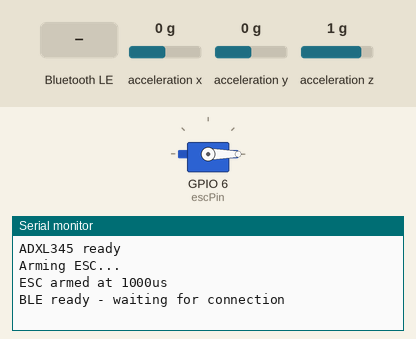
This program was run on a simulated ESP32-C3. On the bench: servo, the last lines printed to the serial monitor. Wiring (inferred from the names in the program): ADXL345 accelerometer at I2C address 0x53. The test bench sets the inputs (shaded band); at power-on: acceleration x 0 g, acceleration y 0 g, acceleration z 1 g. Nothing arrives over Bluetooth unless stated; a phone connects over Bluetooth LE 3 s after start.

Above: at 4.2 s.
4.3 s: Bluetooth LE write "0" received
At 5.6 s:
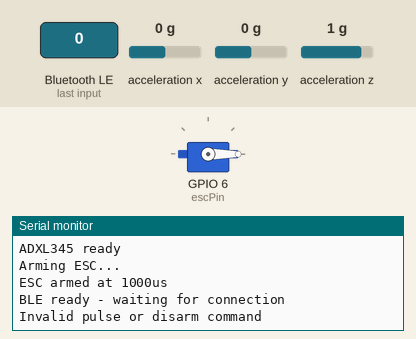
7.3 s: Bluetooth LE write "1000" received
At 9.6 s:
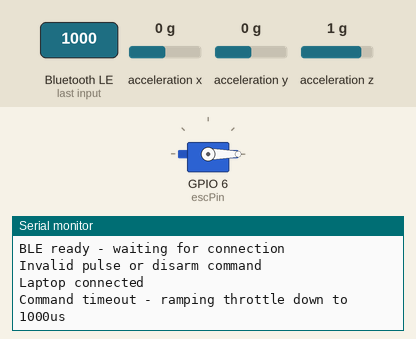

The program:

main.cpp
```cpp
#include <BLEDevice.h>
#include <BLEServer.h>
#include <BLEUtils.h>
#include <ESP32Servo.h>
#include <Wire.h>

#define DEVICE_NAME  "ESP32-ESC-BLE"
#define SERVICE_UUID "4fafc201-1fb5-459e-8fcc-c5c9c331914b"
#define CHAR_UUID    "beb5483e-36e1-4688-b7f5-ea07361b26a8"
#define ADXL_CHAR_UUID "b4a3db2d-8f6c-4c9d-a31e-6aeead4dbf21"

Servo esc;

const int escPin = 6;
const int rgbLedPin = RGB_BUILTIN;
const unsigned long HEARTBEAT_LED_MS = 20;
const unsigned long WRITE_TIMEOUT_MS = 1500;
const unsigned long ADXL_SAMPLE_MS = 200;
const int RAMP_DOWN_STEP_US = 5;
const int adxlAddress = 0x53;
const int adxlSdaPin = 5;
const int adxlSclPin = 4;

volatile int desiredPulse = 1000;
volatile int currentPulse = 1000;
volatile unsigned long lastWriteMillis = 0;
volatile unsigned long heartbeatLedUntilMillis = 0;
volatile bool motorArmed = false;
volatile bool rampingDown = false;
volatile bool bleConnected = false;
volatile unsigned long lastAdxlSampleMillis = 0;
volatile bool adxlAvailable = false;
unsigned long nextAdxlRetryMillis = 0;
float accelerationX = 0.0f;
float accelerationY = 0.0f;
float accelerationZ = 0.0f;
BLECharacteristic* adxlCharacteristic = nullptr;

void setLedColor(uint8_t red, uint8_t green, uint8_t blue) {
  rgbLedWrite(rgbLedPin, red, green, blue);
}

void updateStatusLed() {
  unsigned long now = millis();

  if (heartbeatLedUntilMillis != 0 && now < heartbeatLedUntilMillis) {
    setLedColor(0, 0, 255);
  } else {
    heartbeatLedUntilMillis = 0;

    if (!bleConnected) {
      setLedColor(255, 255, 255);
    } else if (motorArmed) {
      setLedColor(255, 0, 0);
    } else {
      setLedColor(0, 255, 0);
    }
  }
}

void beginThrottleRampDown() {
  desiredPulse = 1000;
  motorArmed = false;
  rampingDown = true;
}

bool adxlWriteRegister(uint8_t address, uint8_t value) {
  Wire.beginTransmission(adxlAddress);
  Wire.write(address);
  Wire.write(value);
  return Wire.endTransmission() == 0;
}

bool adxlReadRegisters(uint8_t address, uint8_t* buffer, size_t length) {
  Wire.beginTransmission(adxlAddress);
  Wire.write(address);
  if (Wire.endTransmission(false) != 0) {
    return false;
  }

  if (Wire.requestFrom(adxlAddress, length) != length) {
    return false;
  }

  for (size_t i = 0; i < length; i++) {
    buffer[i] = Wire.read();
  }
  return true;
}

bool initializeAdxl345() {
  uint8_t deviceId = 0;
  if (!adxlReadRegisters(0x00, &deviceId, 1) || deviceId != 0xE5) {
    return false;
  }

  if (!adxlWriteRegister(0x2D, 0x08) ||
      !adxlWriteRegister(0x31, 0x08) ||
      !adxlWriteRegister(0x2C, 0x09)) {
    return false;
  }
  return true;
}

void sampleAdxl345() {
  uint8_t rawData[6];
  if (!adxlReadRegisters(0x32, rawData, sizeof(rawData))) {
    adxlAvailable = false;
  } else {
    int16_t rawX = (int16_t)((rawData[1] << 8) | rawData[0]);
    int16_t rawY = (int16_t)((rawData[3] << 8) | rawData[2]);
    int16_t rawZ = (int16_t)((rawData[5] << 8) | rawData[4]);

    accelerationX = rawX * 0.00390625f;
    accelerationY = rawY * 0.00390625f;
    accelerationZ = rawZ * 0.00390625f;
    adxlAvailable = true;
  }

  if (adxlCharacteristic != nullptr) {
    char telemetry[80];
    snprintf(
      telemetry,
      sizeof(telemetry),
      "status=%s,x=%.2f,y=%.2f,z=%.2f",
      adxlAvailable ? "connected" : "unavailable",
      accelerationX,
      accelerationY,
      accelerationZ
    );
    adxlCharacteristic->setValue((uint8_t*)telemetry, strlen(telemetry));
    adxlCharacteristic->notify();
  }
}

class ServerCallbacks : public BLEServerCallbacks {
  void onConnect(BLEServer* pServer) override {
    bleConnected = true;
    Serial.println("Laptop connected");
  }

  void onDisconnect(BLEServer* pServer) override {
    bleConnected = false;
    beginThrottleRampDown();
    Serial.println("Disconnected - ramping throttle down to 1000us");
    BLEDevice::startAdvertising();
  }
};

class ThrottleCallbacks : public BLECharacteristicCallbacks {
  void onWrite(BLECharacteristic* pCharacteristic) override {
    String rxValue = String(pCharacteristic->getValue().c_str());
    rxValue.trim();

    if (rxValue.length() == 0) {
      Serial.println("Empty throttle command");
      return;
    }

    bool numeric = true;
    for (size_t i = 0; i < rxValue.length(); i++) {
      if (!isDigit(rxValue.charAt(i))) {
        numeric = false;
        break;
      }
    }

    if (!numeric) {
      Serial.println("Invalid throttle command");
      return;
    }

    int val = rxValue.toInt();

    if (val != 999 && (val < 1000 || val > 2000)) {
      Serial.println("Invalid pulse or disarm command");
      return;
    }

    lastWriteMillis = millis();
    if (val == 999) {
      desiredPulse = 1000;
      beginThrottleRampDown();
    } else {
      desiredPulse = val;
      motorArmed = true;
      rampingDown = false;
    }
    unsigned long now = millis();
    if (now >= heartbeatLedUntilMillis) {
      heartbeatLedUntilMillis = now + HEARTBEAT_LED_MS;
    }

    String response = String(val);
    pCharacteristic->setValue(response.c_str());
  }
};

void setup() {
  Serial.begin(115200);
  Wire.begin(adxlSdaPin, adxlSclPin);
  Wire.setClock(100000);
  adxlAvailable = initializeAdxl345();
  if (adxlAvailable) {
    Serial.println("ADXL345 ready");
  } else {
    Serial.println("ADXL345 not detected");
  }
  setLedColor(255, 255, 255);
  updateStatusLed();

  esc.setPeriodHertz(50);
  esc.attach(escPin, 1000, 2000);

  // ESC startup/arming position.
  esc.writeMicroseconds(1000);
  Serial.println("Arming ESC...");
  delay(3000);
  Serial.println("ESC armed at 1000us");

  BLEDevice::init(DEVICE_NAME);
  BLEServer* pServer = BLEDevice::createServer();
  pServer->setCallbacks(new ServerCallbacks());

  BLEService* pService = pServer->createService(SERVICE_UUID);

  BLECharacteristic* pCharacteristic =
    pService->createCharacteristic(
      CHAR_UUID,
      BLECharacteristic::PROPERTY_READ |
      BLECharacteristic::PROPERTY_WRITE |
      BLECharacteristic::PROPERTY_WRITE_NR
    );

  pCharacteristic->setCallbacks(new ThrottleCallbacks());
  pCharacteristic->setValue("1000");

  adxlCharacteristic =
    pService->createCharacteristic(
      ADXL_CHAR_UUID,
      BLECharacteristic::PROPERTY_READ |
      BLECharacteristic::PROPERTY_NOTIFY
    );
  adxlCharacteristic->setValue(
    adxlAvailable
      ? "status=connected,x=0.00,y=0.00,z=0.00"
      : "status=unavailable,x=0.00,y=0.00,z=0.00"
  );
  pService->start();

  BLEAdvertising* pAdvertising = BLEDevice::getAdvertising();
  pAdvertising->addServiceUUID(SERVICE_UUID);
  pAdvertising->setScanResponse(true);
  pAdvertising->setMinPreferred(0x06);
  pAdvertising->setMinPreferred(0x12);
  BLEDevice::startAdvertising();

  Serial.println("BLE ready - waiting for connection");
}

void loop() {
  unsigned long now = millis();
  updateStatusLed();

  if (now - lastAdxlSampleMillis >= ADXL_SAMPLE_MS) {
    lastAdxlSampleMillis = now;
    if (adxlAvailable) {
      sampleAdxl345();
    } else if (now >= nextAdxlRetryMillis) {
      adxlAvailable = false;
      adxlAvailable = initializeAdxl345();
      nextAdxlRetryMillis = now + 1000;
    }
  }

  if (motorArmed &&
      now - lastWriteMillis > WRITE_TIMEOUT_MS) {
    beginThrottleRampDown();
    Serial.println("Command timeout - ramping throttle down to 1000us");
  }

  if (rampingDown && currentPulse > 1000) {
    currentPulse = max(1000, currentPulse - RAMP_DOWN_STEP_US);
    esc.writeMicroseconds(currentPulse);
    if (currentPulse == 1000) {
      rampingDown = false;
    }
  } else if (motorArmed && desiredPulse != currentPulse) {
    currentPulse = desiredPulse;
    esc.writeMicroseconds(currentPulse);
  }

  delay(20);
}
```

Measured:
- after the input at 4.3 s, the serial monitor: prints a new line at once (image 1)
- after the input at 7.3 s, the serial monitor: prints a new line after 1.5 s (image 2)
